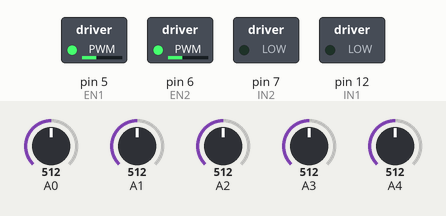
The sketch below on a simulated Arduino Uno, built with avr-gcc and run on an emulated ATmega328P. On the bench: switched loads named in the sketch (green lamp = pin HIGH). Inputs (shaded band) come from the test bench; at power-on: A2 = 512, A0 = 512, A1 = 512, A3 = 512, A4 = 512.

Above: at 1.2 s.
1.3 s: A2 set to 710
Timing chart, 0 to 4.3 s (numbered marks = the images above; inputs shaded):
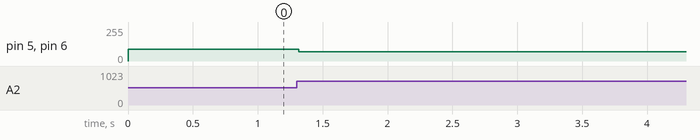

The sketch:

Fahren.ino
```cpp
#define EN1 5//pin for run the left motor
#define IN1 12//pin for control left motor direction
#define EN2 6//pin for run the right motor
#define IN2 7//pin for control right motor direction


#define Forward 0      // value for forward
#define Back 1         //value for go back

int data[5] = {};

void Motor(int M1_DIR, int M1_EN, int M2_DIR, int M2_EN)//control the motor
{
	//////////M1-->left motor////////////////////////
	if (M1_DIR == Forward)//distinguish the command
		digitalWrite(IN1, Forward);
	else
		digitalWrite(IN1, Back);
	if (M1_EN == 0)
		analogWrite(EN1, LOW);
	else
		analogWrite(EN1, M1_EN);

	///////////M2-->right motor//////////////////////
	if (M2_DIR == Forward)
		digitalWrite(IN2, Forward);
	else
		digitalWrite(IN2, Back);
	if (M2_EN == 0)
		analogWrite(EN2, LOW);
	else
		analogWrite(EN2, M2_EN);
}

void Read_Value(void)//read the five sensors
{
	char i;
	for (i = 0; i<5; i++)
	{
		data[i] = analogRead(i);//store the value read from the sensors
	}
}

void huntline_deal()//function for line-hunt, white and black line, the value is less than 700 when detect line and for paper is bigger than 800
{
	if ((data[0]<650 || data[1] <650) && (data[3]>800 && data[4]>800))//left detect black line
	{
		Motor(Forward, 0, Forward, 110);//turn right
		delay(10);
	}
	else  if ((data[3]<650 || data[4] <650) && (data[0]>800 && data[1]>800))//black line in the right
	{
		Motor(Forward, 110, Forward, 0);//turn left
		delay(10);
	}
	else if (data[2]<700)//line in middle
	{
		Motor(Forward, 90, Forward, 90);//go forward
		delay(20);
	}
	else
	{
		Motor(Forward, 70, Forward, 70);//undefine state just go slowly
	}
}


void setup()
{
	pinMode(5, OUTPUT);//init the pins for motor
	pinMode(6, OUTPUT);
	pinMode(7, OUTPUT);
	pinMode(12, OUTPUT);
	Motor(Forward, 0, Forward, 0);//电机停转
}

void loop()
{
	Read_Value();//read the value of sensors
	huntline_deal();//function for line hunt
}
```

Measured:
- after the input at 1.3 s, pin 5 (EN1), pin 6 (EN2): 90/255 → 70/255 at once
